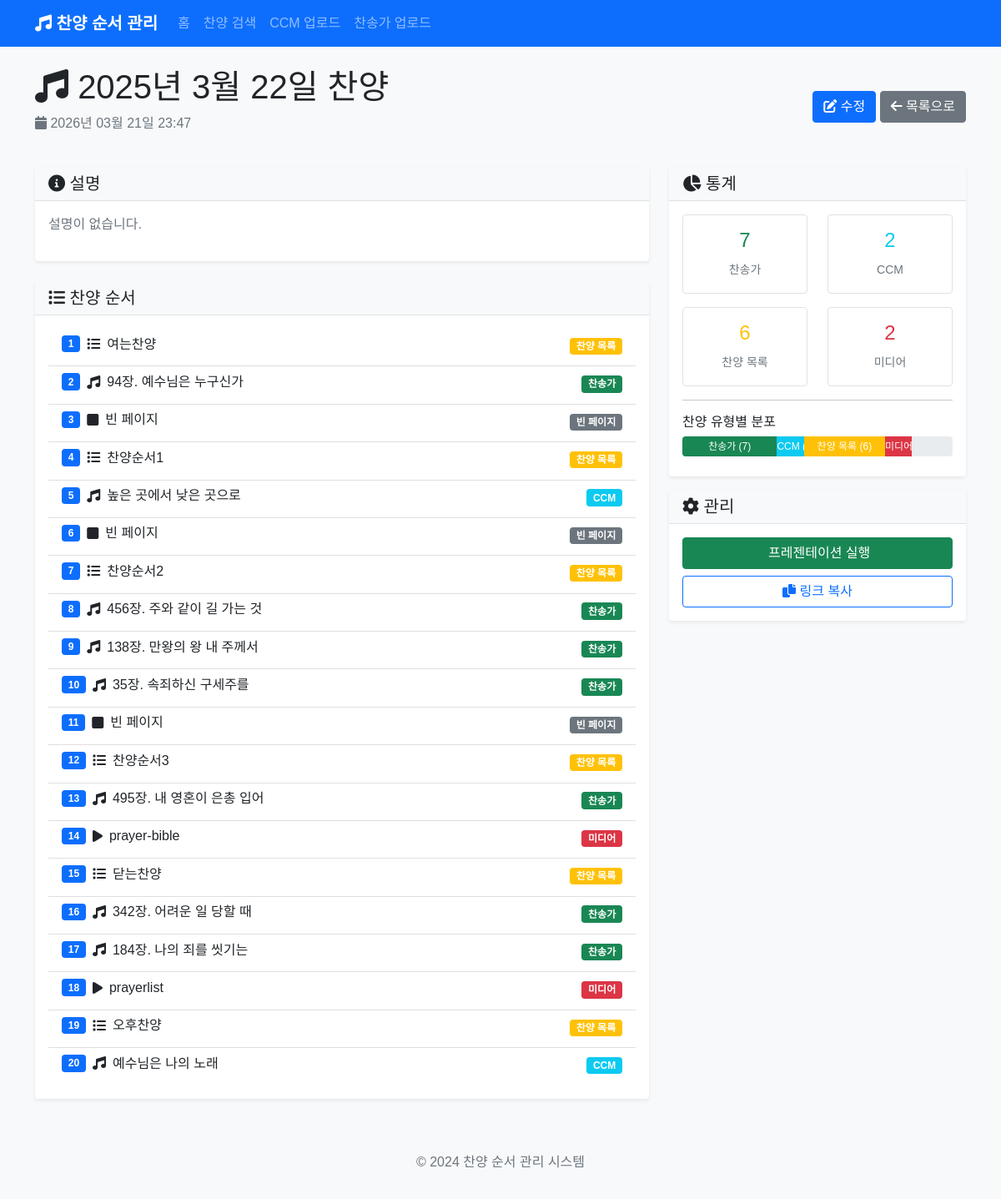
Page /post/24 on the committed database.
### app.py (models this page shows)
class PraisePost(db.Model):
    id = db.Column(db.Integer, primary_key=True)
    title = db.Column(db.String(200), nullable=False)
    content = db.Column(db.Text, nullable=False)
    created_at = db.Column(db.DateTime, default=datetime.utcnow)
    songs = db.relationship('Song', backref='praise_post', lazy=True, cascade='all, delete-orphan')
    background_image = db.Column(db.String(500))  # 전체 배경 이미지
    parallax_image = db.Column(db.String(500))  # 패럴랙스 배경 이미지

class Song(db.Model):
    id = db.Column(db.Integer, primary_key=True)
    title = db.Column(db.String(200), nullable=False)
    song_type = db.Column(db.String(50), nullable=False)  # 'hymn', 'ccm', 'section', 'media', 'blank'
    hymn_number = db.Column(db.String(10))  # 찬송가 번호
    lyrics = db.Column(db.Text)  # 가사
    order = db.Column(db.Integer, nullable=False)
    praise_post_id = db.Column(db.Integer, db.ForeignKey('praise_post.id'), nullable=False)
    section_title = db.Column(db.String(200))  # 섹션 제목 (예: 찬양순서1)
    media_type = db.Column(db.String(50))  # 'image', 'video'
    media_url = db.Column(db.String(500))  # 미디어 파일 경로
    background_image = db.Column(db.String(500))  # 배경 이미지

### app.py (the view)
@app.route('/post/<int:post_id>')
def view_post(post_id):
    post = PraisePost.query.get_or_404(post_id)
    return render_template('view_post.html', post=post)

### templates/view_post.html (shortened to what this page needs)
{% extends "base.html" %}
{% block content %}
<div class="row">
    <div class="col-12">
        <div class="d-flex justify-content-between align-items-center mb-4">
            <div>
                <h1><i class="fas fa-music"></i> {{ post.title }}</h1>
                <p class="text-muted">
                    <i class="fas fa-calendar"></i> {{ post.created_at.strftime('%Y년 %m월 %d일 %H:%M') }}
                </p>
            </div>
            <div>
                <a href="{{ url_for('edit_post', post_id=post.id) }}" class="btn btn-primary">
                    <i class="fas fa-edit"></i> 수정
                </a>
                <a href="{{ url_for('index') }}" class="btn btn-secondary">
                    <i class="fas fa-arrow-left"></i> 목록으로
                </a>
            </div>
        </div>
    </div>
</div>
<div class="row">
    <div class="col-md-8">
        <div class="card mb-4">
            <div class="card-header">
                <h5 class="mb-0"><i class="fas fa-info-circle"></i> 설명</h5>
            </div>
            <div class="card-body">
                {% if post.content %}
                    <p>{{ post.content }}</p>
                {% else %}
                    <p class="text-muted">설명이 없습니다.</p>
                {% endif %}
            </div>
        </div>
        <div class="card">
            <div class="card-header">
                <h5 class="mb-0"><i class="fas fa-list"></i> 찬양 순서</h5>
            </div>
            <div class="card-body">
                {% if post.songs %}
                    <div class="list-group">
                        {% for song in post.songs %}
                        <div class="list-group-item">
                            <div class="d-flex justify-content-between align-items-start">
                                <div class="flex-grow-1">
                                    <div class="d-flex align-items-center mb-2">
                                        <span class="badge bg-primary me-2">{{ loop.index }}</span>
                                        {% if song.song_type == 'hymn' %}
                                            <i class="fas fa-music me-2"></i>
                                        {% elif song.song_type == 'ccm' %}
                                            <i class="fas fa-music me-2"></i>
                                        {% elif song.song_type == 'section' %}
                                            <i class="fas fa-list me-2"></i>
                                        {% elif song.song_type == 'media' %}
                                            <i class="fas fa-play me-2"></i>
                                        {% elif song.song_type == 'blank' %}
                                            <i class="fas fa-square me-2"></i>
                                        {% else %}
                                            <i class="fas fa-music me-2"></i>
                                        {% endif %}
                                        <h6 class="mb-0">
                                            {% if song.song_type == 'hymn' %}
                                                {{ song.hymn_number }}장. {{ song.title }}
                                            {% else %}
                                                {{ song.title }}
                                            {% endif %}
                                        </h6>
                                    </div>
                                </div>
                                <div class="ms-3">
                                    {% if song.song_type == 'hymn' %}
                                        <span class="badge bg-success">찬송가</span>
                                    {% elif song.song_type == 'ccm' %}
                                        <span class="badge bg-info">CCM</span>
                                    {% elif song.song_type == 'section' %}
                                        <span class="badge bg-warning">찬양 목록</span>
                                    {% elif song.song_type == 'media' %}
                                        <span class="badge bg-danger">미디어</span>
                                    {% elif song.song_type == 'blank' %}
                                        <span class="badge bg-secondary">빈 페이지</span>
                                    {% else %}
                                        <span class="badge bg-secondary">기타</span>
                                    {% endif %}
                                </div>
                            </div>
                        </div>
                        {% endfor %}
                    </div>
                {% else %}
                    <p class="text-muted">등록된 찬양이 없습니다.</p>
                {% endif %}
            </div>
        </div>
    </div>
    <div class="col-md-4">
        <div class="card">
            <div class="card-header">
                <h5 class="mb-0"><i class="fas fa-chart-pie"></i> 통계</h5>
            </div>
            <div class="card-body">
                <div class="row text-center">
                    <div class="col-6 mb-3">
                        <div class="border rounded p-3">
                            <h4 class="text-success">{{ post.songs|selectattr('song_type', 'equalto', 'hymn')|list|length }}</h4>
                            <small class="text-muted">찬송가</small>
                        </div>
                    </div>
                    <div class="col-6 mb-3">
                        <div class="border rounded p-3">
                            <h4 class="text-info">{{ post.songs|selectattr('song_type', 'equalto', 'ccm')|list|length }}</h4>
                            <small class="text-muted">CCM</small>
                        </div>
                    </div>
                    <div class="col-6">
                        <div class="border rounded p-3">
                            <h4 class="text-warning">{{ post.songs|selectattr('song_type', 'equalto', 'section')|list|length }}</h4>
                            <small class="text-muted">찬양 목록</small>
                        </div>
                    </div>
                    <div class="col-6">
                        <div class="border rounded p-3">
                            <h4 class="text-danger">{{ post.songs|selectattr('song_type', 'equalto', 'media')|list|length }}</h4>
                            <small class="text-muted">미디어</small>
                        </div>
                    </div>
                </div>
                <hr>
                <div class="mt-3">
                    <h6>찬양 유형별 분포</h6>
                    <div class="progress mb-2">
                        {% set hymn_count = post.songs|selectattr('song_type', 'equalto', 'hymn')|list|length %}
                        {% set ccm_count = post.songs|selectattr('song_type', 'equalto', 'ccm')|list|length %}
                        {% set section_count = post.songs|selectattr('song_type', 'equalto', 'section')|list|length %}
                        {% set media_count = post.songs|selectattr('song_type', 'equalto', 'media')|list|length %}
                        {% set total = post.songs|length %}
                        {% if total > 0 %}
                            {% if hymn_count > 0 %}
                                <div class="progress-bar bg-success" style="width: {{ (hymn_count / total * 100)|round(1) }}%">
                                    찬송가 ({{ hymn_count }})
                                </div>
                            {% endif %}
                            {% if ccm_count > 0 %}
                                <div class="progress-bar bg-info" style="width: {{ (ccm_count / total * 100)|round(1) }}%">
                                    CCM ({{ ccm_count }})
                                </div>
                            {% endif %}
                            {% if section_count > 0 %}
                                <div class="progress-bar bg-warning" style="width: {{ (section_count / total * 100)|round(1) }}%">
                                    찬양 목록 ({{ section_count }})
                                </div>
                            {% endif %}
                            {% if media_count > 0 %}
                                <div class="progress-bar bg-danger" style="width: {{ (media_count / total * 100)|round(1) }}%">
                                    미디어 ({{ media_count }})
                                </div>
                            {% endif %}
                        {% endif %}
                    </div>
                </div>
            </div>
        </div>
        <div class="card mt-3">
            <div class="card-header">
                <h5 class="mb-0"><i class="fas fa-cog"></i> 관리</h5>
            </div>
            <div class="card-body">
                <div class="d-grid gap-2">
                    <a href="{{ url_for('presentation', post_id=post.id) }}" class="btn btn-success" target="_blank">
                         프레젠테이션 실행
                    </a>
                    <button class="btn btn-outline-primary" onclick="copyToClipboard()">
                        <i class="fas fa-copy"></i> 링크 복사
                    </button>
                </div>
            </div>
        </div>
    </div>
</div>
{% endblock %}

### templates/base.html (shortened to what this page needs)
<!DOCTYPE html>
<html lang="ko">
<head>
    <link href="https://cdn.jsdelivr.net/npm/bootstrap@5.1.3/dist/css/bootstrap.min.css" rel="stylesheet">
    <link href="https://cdnjs.cloudflare.com/ajax/libs/font-awesome/6.0.0/css/all.min.css" rel="stylesheet">
    <link href="{{ url_for('static', filename='css/style.css') }}" rel="stylesheet">
</head>
<body>
    <nav class="navbar navbar-expand-lg navbar-dark bg-primary">
        <div class="container">
            <a class="navbar-brand" href="{{ url_for('index') }}">
                <i class="fas fa-music"></i> 찬양 순서 관리
            </a>
            <div class="collapse navbar-collapse" id="navbarNav">
                <ul class="navbar-nav me-auto">
                    <li class="nav-item">
                        <a class="nav-link" href="{{ url_for('index') }}">홈</a>
                    </li>
                    <li class="nav-item">
                        <a class="nav-link" href="{{ url_for('search') }}">찬양 검색</a>
                    </li>
                    <li class="nav-item">
                        <a class="nav-link" href="{{ url_for('upload_ccm') }}">CCM 업로드</a>
                    </li>
                    <li class="nav-item">
                        <a class="nav-link" href="{{ url_for('upload_hymn') }}">찬송가 업로드</a>
                    </li>
                </ul>
            </div>
        </div>
    </nav>
    <main class="container mt-4">
        {% block content %}{% endblock %}
    </main>
    <footer class="bg-light text-center text-muted py-3 mt-5">
        <div class="container">
            <p>&copy; 2024 찬양 순서 관리 시스템</p>
        </div>
    </footer>
</body>
</html>

### static/css/style.css (style rules this page uses)
body { font-family: 'Noto Sans KR', sans-serif; background-color: #f8f9fa; }
.navbar-brand { font-weight: bold; }
.card { border: none; box-shadow: 0 0.125rem 0.25rem rgba(0, 0, 0, 0.075); transition: box-shadow 0.15s ease-in-out; }
.card-header { background-color: #f8f9fa; border-bottom: 1px solid #dee2e6; font-weight: 600; }
.list-group-item { border-left: none; border-right: none; border-radius: 0 !important; }
.list-group-item:first-child { border-top: none; }
.list-group-item:last-child { border-bottom: none; }
.badge { font-size: 0.75em; }
.progress { height: 1.5rem; }
.progress-bar { font-size: 0.75rem; line-height: 1.5rem; }
.btn { transition: all 0.15s ease-in-out; }

### rows in the picture
PraisePost: title "2025년 3월 22일 찬양", created_at "2026년 03월 21일 23:47"
Song: song_type "section" (drawn), title "여는찬양"
Song: hymn_number "94", title "예수님은 누구신가", song_type "찬송가"
Song: song_type "blank" (drawn), title "빈 페이지"
Song: song_type "section" (drawn), title "찬양순서1"
Song: title "높은 곳에서 낮은 곳으로", song_type "CCM"
Song: song_type "blank" (drawn), title "빈 페이지"
Song: song_type "section" (drawn), title "찬양순서2"
Song: hymn_number "456", title "주와 같이 길 가는 것", song_type "찬송가"
Song: hymn_number "138", title "만왕의 왕 내 주께서", song_type "찬송가"
Song: hymn_number "35", title "속죄하신 구세주를", song_type "찬송가"
Song: song_type "blank" (drawn), title "빈 페이지"
Song: song_type "section" (drawn), title "찬양순서3"
Song: hymn_number "495", title "내 영혼이 은총 입어", song_type "찬송가"
Song: song_type "media" (drawn), title "prayer-bible"
Song: song_type "section" (drawn), title "닫는찬양"
Song: hymn_number "342", title "어려운 일 당할 때", song_type "찬송가"
Song: hymn_number "184", title "나의 죄를 씻기는", song_type "찬송가"
Song: song_type "media" (drawn), title "prayerlist"
Song: song_type "section" (drawn), title "오후찬양"
Song: title "예수님은 나의 노래", song_type "CCM"

### other values in the picture
{{ post.songs|selectattr('song_type', 'equalto', 'hymn')|list|length }} "7"
{{ post.songs|selectattr('song_type', 'equalto', 'ccm')|list|length }} "2"
{{ post.songs|selectattr('song_type', 'equalto', 'section')|list|length }} "6"
{{ post.songs|selectattr('song_type', 'equalto', 'media')|list|length }} "2"
{{ hymn_count }} "7"
{{ section_count }} "6"
